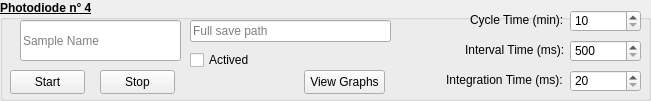
  <widget class="QGroupBox" name="Photodiode_4">
   <property name="geometry">
    <rect>
     <x>20</x>
     <y>350</y>
     <width>651</width>
     <height>101</height>
    </rect>
   </property>
   <property name="font">
    <font>
     <pointsize>9</pointsize>
     <italic>false</italic>
     <bold>true</bold>
     <underline>true</underline>
     <stylestrategy>PreferDefault</stylestrategy>
     <hintingpreference>PreferVerticalHinting</hintingpreference>
    </font>
   </property>
   <property name="accessibleName">
    <string>Photodiode4</string>
   </property>
   <property name="accessibleDescription">
    <string>Photodiode4</string>
   </property>
   <property name="title">
    <string>Photodiode n° 4</string>
   </property>
   <property name="flat">
    <bool>false</bool>
   </property>
   <property name="checkable">
    <bool>false</bool>
   </property>
   <widget class="QLineEdit" name="SavePh4">
    <property name="geometry">
     <rect>
      <x>190</x>
      <y>20</y>
      <width>201</width>
      <height>22</height>
     </rect>
    </property>
    <property name="font">
     <font>
      <pointsize>9</pointsize>
      <italic>false</italic>
      <bold>false</bold>
      <underline>false</underline>
      <stylestrategy>PreferDefault</stylestrategy>
      <hintingpreference>PreferFullHinting</hintingpreference>
     </font>
    </property>
    <property name="accessibleName">
     <string>SavePh4</string>
    </property>
    <property name="accessibleDescription">
     <string>SavePh4</string>
    </property>
    <property name="text">
     <string/>
    </property>
    <property name="placeholderText">
     <string>Full save path</string>
    </property>
   </widget>
   <widget class="QLineEdit" name="SamplePh4">
    <property name="geometry">
     <rect>
      <x>20</x>
      <y>20</y>
      <width>161</width>
      <height>41</height>
     </rect>
    </property>
    <property name="font">
     <font>
      <pointsize>9</pointsize>
      <italic>false</italic>
      <bold>false</bold>
      <underline>false</underline>
      <stylestrategy>PreferDefault</stylestrategy>
      <kerning>false</kerning>
      <hintingpreference>PreferFullHinting</hintingpreference>
     </font>
    </property>
    <property name="accessibleName">
     <string>SamplePh4</string>
    </property>
    <property name="accessibleDescription">
     <string>SamplePh4</string>
    </property>
    <property name="placeholderText">
     <string>Sample Name</string>
    </property>
   </widget>
   <widget class="QPushButton" name="GraphsPh4">
    <property name="geometry">
     <rect>
      <x>304</x>
      <y>70</y>
      <width>81</width>
      <height>24</height>
     </rect>
    </property>
    <property name="font">
     <font>
      <pointsize>9</pointsize>
      <italic>false</italic>
      <bold>false</bold>
      <underline>false</underline>
      <stylestrategy>PreferDefault</stylestrategy>
      <hintingpreference>PreferFullHinting</hintingpreference>
     </font>
    </property>
    <property name="accessibleName">
     <string>GraphsPh4</string>
    </property>
    <property name="accessibleDescription">
     <string>GraphsPh4</string>
    </property>
    <property name="text">
     <string>View Graphs</string>
    </property>
    <property name="autoRepeatDelay">
     <number>305</number>
    </property>
   </widget>
   <widget class="QLabel" name="CycleTime_4">
    <property name="geometry">
     <rect>
      <x>470</x>
      <y>10</y>
      <width>95</width>
      <height>20</height>
     </rect>
    </property>
    <property name="font">
     <font>
      <pointsize>9</pointsize>
      <italic>false</italic>
      <bold>false</bold>
      <underline>false</underline>
      <stylestrategy>PreferDefault</stylestrategy>
      <hintingpreference>PreferFullHinting</hintingpreference>
     </font>
    </property>
    <property name="accessibleName">
     <string>CycleTime</string>
    </property>
    <property name="accessibleDescription">
     <string>CycleTime</string>
    </property>
    <property name="text">
     <string>Cycle Time (min):</string>
    </property>
   </widget>
   <widget class="QLabel" name="IntervalTime_4">
    <property name="geometry">
     <rect>
      <x>465</x>
      <y>40</y>
      <width>100</width>
      <height>20</height>
     </rect>
    </property>
    <property name="font">
     <font>
      <pointsize>9</pointsize>
      <italic>false</italic>
      <bold>false</bold>
      <underline>false</underline>
      <stylestrategy>PreferDefault</stylestrategy>
      <hintingpreference>PreferFullHinting</hintingpreference>
     </font>
    </property>
    <property name="accessibleName">
     <string>IntervalTime</string>
    </property>
    <property name="accessibleDescription">
     <string>IntervalTime</string>
    </property>
    <property name="text">
     <string>Interval Time (ms):</string>
    </property>
   </widget>
   <widget class="QLabel" name="IntegrationTime_4">
    <property name="geometry">
     <rect>
      <x>446</x>
      <y>70</y>
      <width>118</width>
      <height>20</height>
     </rect>
    </property>
    <property name="font">
     <font>
      <pointsize>9</pointsize>
      <italic>false</italic>
      <bold>false</bold>
      <underline>false</underline>
      <stylestrategy>PreferDefault</stylestrategy>
      <hintingpreference>PreferFullHinting</hintingpreference>
     </font>
    </property>
    <property name="accessibleName">
     <string>IntegrationTime</string>
    </property>
    <property name="accessibleDescription">
     <string>IntegrationTime</string>
    </property>
    <property name="text">
     <string>Integration Time (ms):</string>
    </property>
   </widget>
   <widget class="QSpinBox" name="CycleTimePh4">
    <property name="geometry">
     <rect>
      <x>570</x>
      <y>10</y>
      <width>71</width>
      <height>22</height>
     </rect>
    </property>
    <property name="font">
     <font>
      <pointsize>9</pointsize>
      <italic>false</italic>
      <bold>false</bold>
      <underline>false</underline>
      <stylestrategy>PreferDefault</stylestrategy>
      <hintingpreference>PreferVerticalHinting</hintingpreference>
     </font>
    </property>
    <property name="accessibleName">
     <string>CycleTimePh4</string>
    </property>
    <property name="accessibleDescription">
     <string>CycleTimePh4</string>
    </property>
    <property name="minimum">
     <number>10</number>
    </property>
    <property name="maximum">
     <number>40000</number>
    </property>
    <property name="singleStep">
     <number>10</number>
    </property>
    <property name="value">
     <number>10</number>
    </property>
   </widget>
   <widget class="QSpinBox" name="IntervalTimePh4">
    <property name="geometry">
     <rect>
      <x>570</x>
      <y>40</y>
      <width>71</width>
      <height>22</height>
     </rect>
    </property>
    <property name="font">
     <font>
      <pointsize>9</pointsize>
      <italic>false</italic>
      <bold>false</bold>
      <underline>false</underline>
      <stylestrategy>PreferDefault</stylestrategy>
      <hintingpreference>PreferVerticalHinting</hintingpreference>
     </font>
    </property>
    <property name="accessibleName">
     <string>IntervalTimePh4</string>
    </property>
    <property name="accessibleDescription">
     <string>IntervalTimePh4</string>
    </property>
    <property name="minimum">
     <number>500</number>
    </property>
    <property name="maximum">
     <number>600000</number>
    </property>
   </widget>
   <widget class="QSpinBox" name="IntegrationTimePh4">
    <property name="geometry">
     <rect>
      <x>570</x>
      <y>70</y>
      <width>71</width>
      <height>22</height>
     </rect>
    </property>
    <property name="font">
     <font>
      <pointsize>9</pointsize>
      <italic>false</italic>
      <bold>false</bold>
      <underline>false</underline>
      <stylestrategy>PreferDefault</stylestrategy>
      <hintingpreference>PreferVerticalHinting</hintingpreference>
     </font>
    </property>
    <property name="accessibleName">
     <string>IntegrationTimePh4</string>
    </property>
    <property name="accessibleDescription">
     <string>IntegrationTimePh4</string>
    </property>
    <property name="minimum">
     <number>20</number>
    </property>
    <property name="maximum">
     <number>3000</number>
    </property>
   </widget>
   <widget class="QPushButton" name="StartPh4">
    <property name="geometry">
     <rect>
      <x>10</x>
      <y>70</y>
      <width>75</width>
      <height>24</height>
     </rect>
    </property>
    <property name="font">
     <font>
      <pointsize>9</pointsize>
      <italic>false</italic>
      <bold>false</bold>
      <underline>false</underline>
      <stylestrategy>PreferDefault</stylestrategy>
      <hintingpreference>PreferFullHinting</hintingpreference>
     </font>
    </property>
    <property name="accessibleName">
     <string>StartPh4</string>
    </property>
    <property name="accessibleDescription">
     <string>StartPh4</string>
    </property>
    <property name="text">
     <string>Start</string>
    </property>
   </widget>
   <widget class="QCheckBox" name="ActivedPh4">
    <property name="geometry">
     <rect>
      <x>190</x>
      <y>50</y>
      <width>76</width>
      <height>20</height>
     </rect>
    </property>
    <property name="font">
     <font>
      <pointsize>9</pointsize>
      <italic>false</italic>
      <bold>false</bold>
      <underline>false</underline>
      <stylestrategy>PreferDefault</stylestrategy>
      <hintingpreference>PreferFullHinting</hintingpreference>
     </font>
    </property>
    <property name="accessibleName">
     <string>ActivedPh4</string>
    </property>
    <property name="accessibleDescription">
     <string>ActivedPh4</string>
    </property>
    <property name="text">
     <string>Actived</string>
    </property>
   </widget>
   <widget class="QPushButton" name="StopPh4">
    <property name="geometry">
     <rect>
      <x>100</x>
      <y>70</y>
      <width>75</width>
      <height>24</height>
     </rect>
    </property>
    <property name="font">
     <font>
      <pointsize>9</pointsize>
      <italic>false</italic>
      <bold>false</bold>
      <underline>false</underline>
      <stylestrategy>PreferDefault</stylestrategy>
      <hintingpreference>PreferFullHinting</hintingpreference>
     </font>
    </property>
    <property name="accessibleName">
     <string>StopPh4</string>
    </property>
    <property name="accessibleDescription">
     <string>StopPh4</string>
    </property>
    <property name="text">
     <string>Stop</string>
    </property>
   </widget>
  </widget>
